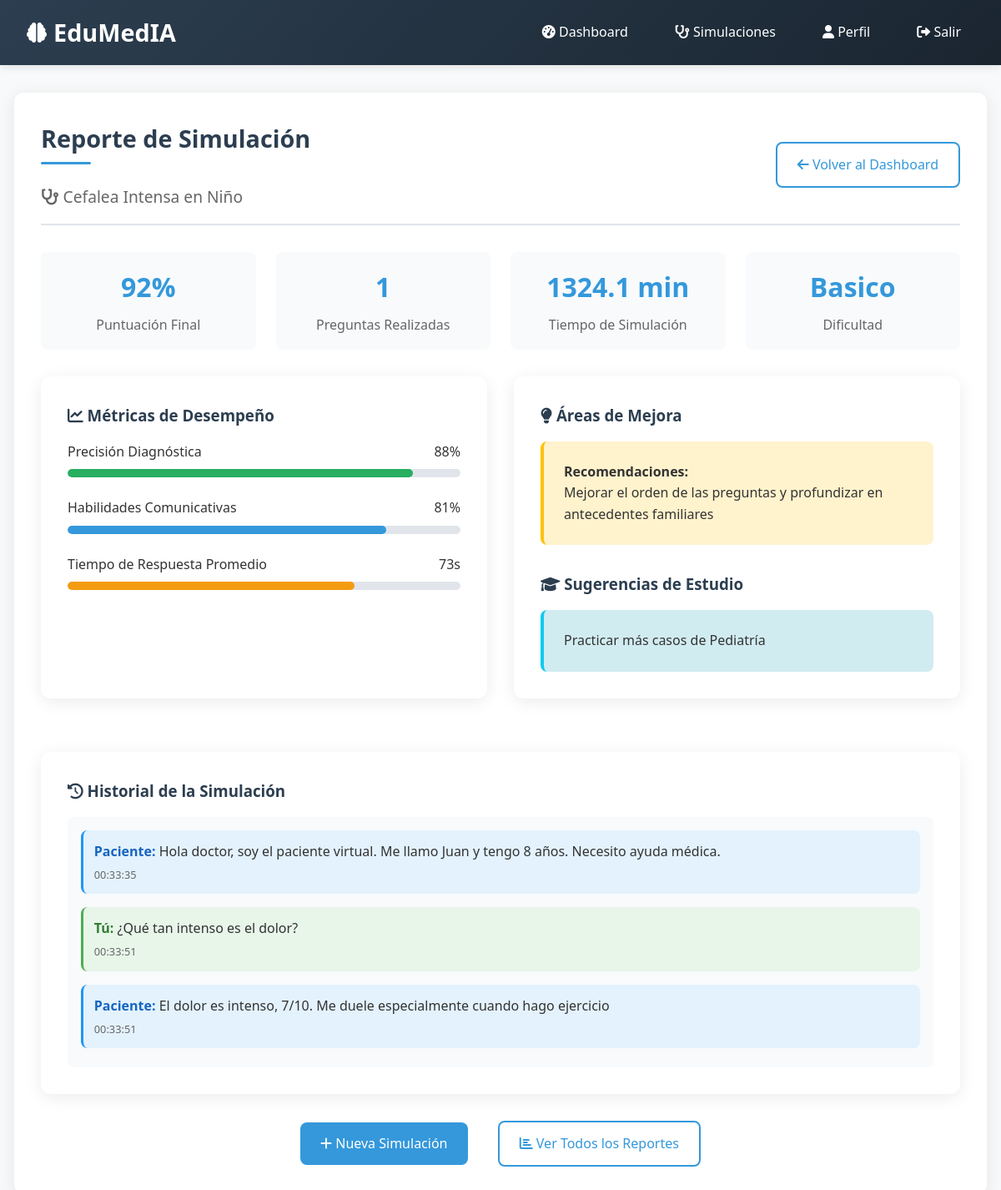
/generar_reporte.php?id=6 (signed in), run on the app's committed database.
### tables this page shows
CREATE TABLE `simulaciones` (
  `id` int(11) NOT NULL,
  `usuario_id` int(11) DEFAULT NULL,
  `caso_id` int(11) DEFAULT NULL,
  `fecha_inicio` timestamp NOT NULL DEFAULT current_timestamp(),
  `fecha_fin` timestamp NULL DEFAULT NULL,
  `estado` enum('en_progreso','completada','abandonada') DEFAULT 'en_progreso',
  `puntuacion` decimal(5,2) DEFAULT NULL,
  `tiempo_duracion` int(11) DEFAULT NULL,
  `datos_sesion` longtext DEFAULT NULL CHECK (json_valid(`datos_sesion`))
);

CREATE TABLE `casos_clinicos` (
  `id` int(11) NOT NULL,
  `titulo` varchar(200) NOT NULL,
  `descripcion` text DEFAULT NULL,
  `especialidad` varchar(100) DEFAULT NULL,
  `dificultad` enum('basico','intermedio','avanzado') DEFAULT NULL,
  `edad_paciente` int(11) DEFAULT NULL,
  `genero_paciente` enum('masculino','femenino','otro') DEFAULT NULL,
  `sintomas_principales` text DEFAULT NULL,
  `historia_clinica` text DEFAULT NULL,
  `datos_json` longtext DEFAULT NULL,
  `activo` tinyint(1) DEFAULT 1,
  `fecha_creacion` timestamp NOT NULL DEFAULT current_timestamp(),
  `fecha_actualizacion` timestamp NOT NULL DEFAULT current_timestamp() ON UPDATE current_timestamp(),
  `creador_id` int(11) DEFAULT NULL
);

CREATE TABLE `interacciones` (
  `id` int(11) NOT NULL,
  `simulacion_id` int(11) DEFAULT NULL,
  `tipo` enum('pregunta','respuesta','diagnostico','feedback','sistema','observacion') DEFAULT NULL,
  `contenido` longtext DEFAULT NULL,
  `timestamp` timestamp NOT NULL DEFAULT current_timestamp()
);

### includes/funciones.php (called while the page is built, shortened)
<?php
function obtenerDatosSimulacion($simulacion_id, $usuario_id = null) {
    $pdo = getDB();
    $sql = "
        SELECT s.*, c.*, c.datos_json as datos_caso
        FROM simulaciones s
        JOIN casos_clinicos c ON s.caso_id = c.id
        WHERE s.id = ?";
    $params = [$simulacion_id];
    if ($usuario_id) {
        $sql .= " AND s.usuario_id = ?";
        $params[] = $usuario_id;
    }
    $stmt = $pdo->prepare($sql);
    $stmt->execute($params);
    return $stmt->fetch();
}
function obtenerHistorialInteracciones($simulacion_id) {
    $pdo = getDB();
    $stmt = $pdo->prepare("SELECT * FROM interacciones WHERE simulacion_id = ? ORDER BY timestamp");
    $stmt->execute([$simulacion_id]);
    return $stmt->fetchAll();
}
?>

### generar_reporte.php (the view, shortened to what this page needs)
<?php
require_once 'includes/funciones.php';
$simulacion_id = isset($_GET['id']) ? (int)$_GET['id'] : 0;
$usuario_id = $_SESSION['usuario_id'];
$simulacion = obtenerDatosSimulacion($simulacion_id, $usuario_id);
$historial = obtenerHistorialInteracciones($simulacion_id);
$total_preguntas = 0;
$total_respuestas = 0;
$tiempo_total = time() - strtotime($simulacion['fecha_inicio']);
foreach ($historial as $interaccion) {
    if ($interaccion['tipo'] == 'pregunta') {
        $total_preguntas++;
    } elseif ($interaccion['tipo'] == 'respuesta') {
        $total_respuestas++;
    }
}
$puntuacion = min(100, max(0,
    ($total_preguntas * 10) +
    (rand(70, 90))
));
$datos_reporte = [
    'precision_diagnostica' => rand(75, 95),
    'habilidades_comunicacion' => rand(80, 90),
    'tiempo_respuesta_promedio' => rand(30, 120),
    'areas_mejora' => 'Mejorar el orden de las preguntas y profundizar en antecedentes familiares',
    'recomendaciones' => 'Practicar más casos de ' . $simulacion['especialidad'],
    'analisis_completo' => [
        'total_interacciones' => count($historial),
        'preguntas_relevantes' => $total_preguntas,
        'tiempo_simulacion' => $tiempo_total,
        'dificultad' => $simulacion['dificultad']
    ]
];
?>
<!DOCTYPE html>
<html lang="es">
<head>
    <link rel="stylesheet" href="css/estilo.css">
    <link rel="stylesheet" href="https://cdnjs.cloudflare.com/ajax/libs/font-awesome/6.0.0/css/all.min.css">
</head>
<body>
    <header>
        <nav class="navbar">
            <a href="index.php" class="logo">
                <i class="fas fa-brain logo-icon"></i>
                EduMedIA
            </a>
            <ul class="nav-links">
                <li><a href="dashboard.php"><i class="fas fa-tachometer-alt"></i> Dashboard</a></li>
                <li><a href="simulacion.php"><i class="fas fa-stethoscope"></i> Simulaciones</a></li>
                <li><a href="perfil.php"><i class="fas fa-user"></i> Perfil</a></li>
                <li><a href="logout.php"><i class="fas fa-sign-out-alt"></i> Salir</a></li>
            </ul>
        </nav>
    </header>
    <div class="container">
        <div class="card">
            <div class="reporte-header">
                <div>
                    <h1 class="card-title">Reporte de Simulación</h1>
                    <p style="font-size: 1.2rem; color: #666;">
                        <i class="fas fa-stethoscope"></i> <?php echo htmlspecialchars($simulacion['titulo']); ?>
                    </p>
                </div>
                <div>
                    <a href="dashboard.php" class="btn btn-outline">
                        <i class="fas fa-arrow-left"></i> Volver al Dashboard
                    </a>
                </div>
            </div>
            <div class="reporte-stats">
                <div class="stat-item">
                    <div class="stat-value"><?php echo $puntuacion; ?>%</div>
                    <div class="stat-name">Puntuación Final</div>
                </div>
                <div class="stat-item">
                    <div class="stat-value"><?php echo $total_preguntas; ?></div>
                    <div class="stat-name">Preguntas Realizadas</div>
                </div>
                <div class="stat-item">
                    <div class="stat-value"><?php echo round($tiempo_total / 60, 1); ?> min</div>
                    <div class="stat-name">Tiempo de Simulación</div>
                </div>
                <div class="stat-item">
                    <div class="stat-value"><?php echo ucfirst($simulacion['dificultad']); ?></div>
                    <div class="stat-name">Dificultad</div>
                </div>
            </div>
            <div style="display: grid; grid-template-columns: repeat(auto-fit, minmax(300px, 1fr)); gap: 2rem; margin-top: 2rem;">
                <div class="reporte-card">
                    <h3 style="color: var(--primary-color); margin-bottom: 1rem;">
                        <i class="fas fa-chart-line"></i> Métricas de Desempeño
                    </h3>
                    <div style="space-y: 1rem;">
                        <div style="margin-bottom: 1.5rem;">
                            <div style="display: flex; justify-content: space-between; margin-bottom: 0.5rem;">
                                <span>Precisión Diagnóstica</span>
                                <span><?php echo $datos_reporte['precision_diagnostica']; ?>%</span>
                            </div>
                            <div style="height: 10px; background: #e1e5eb; border-radius: 5px; overflow: hidden;">
                                <div style="height: 100%; width: <?php echo $datos_reporte['precision_diagnostica']; ?>%; background: var(--success-color); border-radius: 5px;"></div>
                            </div>
                        </div>
                        <div style="margin-bottom: 1.5rem;">
                            <div style="display: flex; justify-content: space-between; margin-bottom: 0.5rem;">
                                <span>Habilidades Comunicativas</span>
                                <span><?php echo $datos_reporte['habilidades_comunicacion']; ?>%</span>
                            </div>
                            <div style="height: 10px; background: #e1e5eb; border-radius: 5px; overflow: hidden;">
                                <div style="height: 100%; width: <?php echo $datos_reporte['habilidades_comunicacion']; ?>%; background: var(--info-color); border-radius: 5px;"></div>
                            </div>
                        </div>
                        <div>
                            <div style="display: flex; justify-content: space-between; margin-bottom: 0.5rem;">
                                <span>Tiempo de Respuesta Promedio</span>
                                <span><?php echo $datos_reporte['tiempo_respuesta_promedio']; ?>s</span>
                            </div>
                            <div style="height: 10px; background: #e1e5eb; border-radius: 5px; overflow: hidden;">
                                <div style="height: 100%; width: <?php echo min(100, $datos_reporte['tiempo_respuesta_promedio']); ?>%; background: var(--warning-color); border-radius: 5px;"></div>
                            </div>
                        </div>
                    </div>
                </div>
                <div class="reporte-card">
                    <h3 style="color: var(--primary-color); margin-bottom: 1rem;">
                        <i class="fas fa-lightbulb"></i> Áreas de Mejora
                    </h3>
                    <div style="background: #fff3cd; padding: 1.5rem; border-radius: 8px; border-left: 4px solid #ffc107;">
                        <p style="margin: 0; line-height: 1.6;">
                            <strong>Recomendaciones:</strong><br>
                            <?php echo htmlspecialchars($datos_reporte['areas_mejora']); ?>
                        </p>
                    </div>
                    <h3 style="color: var(--primary-color); margin: 2rem 0 1rem 0;">
                        <i class="fas fa-graduation-cap"></i> Sugerencias de Estudio
                    </h3>
                    <div style="background: #d1ecf1; padding: 1.5rem; border-radius: 8px; border-left: 4px solid #0dcaf0;">
                        <p style="margin: 0; line-height: 1.6;">
                            <?php echo htmlspecialchars($datos_reporte['recomendaciones']); ?>
                        </p>
                    </div>
                </div>
            </div>
            <div class="reporte-card" style="margin-top: 2rem;">
                <h3 style="color: var(--primary-color); margin-bottom: 1rem;">
                    <i class="fas fa-history"></i> Historial de la Simulación
                </h3>
                <div style="max-height: 300px; overflow-y: auto; padding: 1rem; background: #f8fafc; border-radius: 8px;">
                    <?php foreach($historial as $mensaje): ?>
                        <?php if($mensaje['tipo'] == 'pregunta'): ?>
                            <div style="margin-bottom: 1rem; padding: 0.8rem; background: #e8f5e9; border-radius: 8px; border-left: 3px solid #4caf50;">
                                <strong style="color: #2e7d32;">Tú:</strong> <?php echo htmlspecialchars($mensaje['contenido']); ?>
                                <div style="font-size: 0.8rem; color: #666; margin-top: 0.3rem;">
                                    <?php echo date('H:i:s', strtotime($mensaje['timestamp'])); ?>
                                </div>
                            </div>
                        <?php elseif($mensaje['tipo'] == 'respuesta'): ?>
                            <div style="margin-bottom: 1rem; padding: 0.8rem; background: #e3f2fd; border-radius: 8px; border-left: 3px solid #2196f3;">
                                <strong style="color: #1565c0;">Paciente:</strong> <?php echo htmlspecialchars($mensaje['contenido']); ?>
                                <div style="font-size: 0.8rem; color: #666; margin-top: 0.3rem;">
                                    <?php echo date('H:i:s', strtotime($mensaje['timestamp'])); ?>
                                </div>
                            </div>
                        <?php endif; ?>
                    <?php endforeach; ?>
                </div>
            </div>
            <div style="text-align: center; margin-top: 2rem;">
                <a href="simulacion.php" class="btn btn-primary" style="margin: 0 1rem;">
                    <i class="fas fa-plus"></i> Nueva Simulación
                </a>
                <a href="reportes.php" class="btn btn-outline" style="margin: 0 1rem;">
                    <i class="fas fa-chart-bar"></i> Ver Todos los Reportes
                </a>
            </div>
        </div>
    </div>
</body>
</html>

### css/estilo.css (style rules this page uses)
:root { --primary-color: #2c3e50; --secondary-color: #3498db; --accent-color: #e74c3c; --light-color: #ecf0f1; --dark-color: #34495e; --success-color: #27ae60; --warning-color: #f39c12; --info-color: #3498db; --danger-color: #e74c3c; }
* { margin: 0; padding: 0; box-sizing: border-box; }
body { font-family: 'Segoe UI', Tahoma, Geneva, Verdana, sans-serif; background-color: #f8f9fa; color: #333; line-height: 1.6; }
header { background: linear-gradient(135deg, var(--primary-color), #1a2530); color: white; padding: 1rem 0; box-shadow: 0 2px 10px rgba(0,0,0,0.1); position: sticky; top: 0; z-index: 1000; }
.navbar { display: flex; justify-content: space-between; align-items: center; max-width: 1200px; margin: 0 auto; padding: 0 2rem; }
.logo { font-size: 1.8rem; font-weight: bold; color: white; text-decoration: none; display: flex; align-items: center; }
.logo-icon { margin-right: 0.5rem; font-size: 1.5rem; }
.nav-links { display: flex; list-style: none; align-items: center; }
.nav-links li { margin-left: 1.5rem; }
.nav-links a { color: white; text-decoration: none; padding: 0.5rem 1rem; border-radius: 25px; transition: all 0.3s ease; font-weight: 500; }
.container { max-width: 1200px; margin: 2rem auto; padding: 0 1rem; }
.card { background: white; border-radius: 12px; box-shadow: 0 4px 20px rgba(0,0,0,0.08); padding: 2rem; margin-bottom: 2rem; transition: transform 0.3s ease, box-shadow 0.3s ease; border: 1px solid rgba(0,0,0,0.05); }
.card-title { color: var(--primary-color); margin-bottom: 1.5rem; font-size: 1.8rem; font-weight: 600; position: relative; padding-bottom: 0.5rem; }
.card-title::after { content: ''; position: absolute; bottom: 0; left: 0; width: 60px; height: 3px; background: var(--secondary-color); border-radius: 3px; }
.btn { padding: 0.8rem 1.5rem; border: none; border-radius: 8px; cursor: pointer; font-size: 1rem; font-weight: 500; transition: all 0.3s ease; text-decoration: none; display: inline-block; text-align: center; }
.btn-primary { background-color: var(--secondary-color); color: white; }
.btn-outline { background-color: transparent; border: 2px solid var(--secondary-color); color: var(--secondary-color); }
.reporte-card { background: white; border-radius: 12px; box-shadow: 0 4px 20px rgba(0,0,0,0.08); padding: 2rem; margin-bottom: 2rem; }
.reporte-header { display: flex; justify-content: space-between; align-items: center; margin-bottom: 2rem; padding-bottom: 1rem; border-bottom: 2px solid #e1e5eb; }
.reporte-stats { display: grid; grid-template-columns: repeat(auto-fit, minmax(200px, 1fr)); gap: 1.5rem; margin: 2rem 0; }
.stat-item { text-align: center; padding: 1rem; background: #f8fafc; border-radius: 8px; }
.stat-value { font-size: 2rem; font-weight: 700; color: var(--secondary-color); margin-bottom: 0.5rem; }
.stat-name { color: #666; font-weight: 500; }

### data on the page
simulaciones: caso.titulo "Cefalea Intensa en Niño", caso.dificultad "Basico"
interacciones: contenido "Hola doctor, soy el paciente virtual. Me llamo Juan y tengo 8 años. Necesito ayuda médica.", timestamp "00:33:35"
interacciones: contenido "¿Qué tan intenso es el dolor?", timestamp "00:33:51"
interacciones: contenido "El dolor es intenso, 7/10. Me duele especialmente cuando hago ejercicio", timestamp "00:33:51"

### other printed values
$puntuacion "92"
$total_preguntas "1"
$datos_reporte['precision_diagnostica'] "88"
$datos_reporte['habilidades_comunicacion'] "81"
$datos_reporte['tiempo_respuesta_promedio'] "73"
$datos_reporte['areas_mejora'] "Mejorar el orden de las preguntas y profundizar en antecedentes familiares"
$datos_reporte['recomendaciones'] "Practicar más casos de Pediatría"
